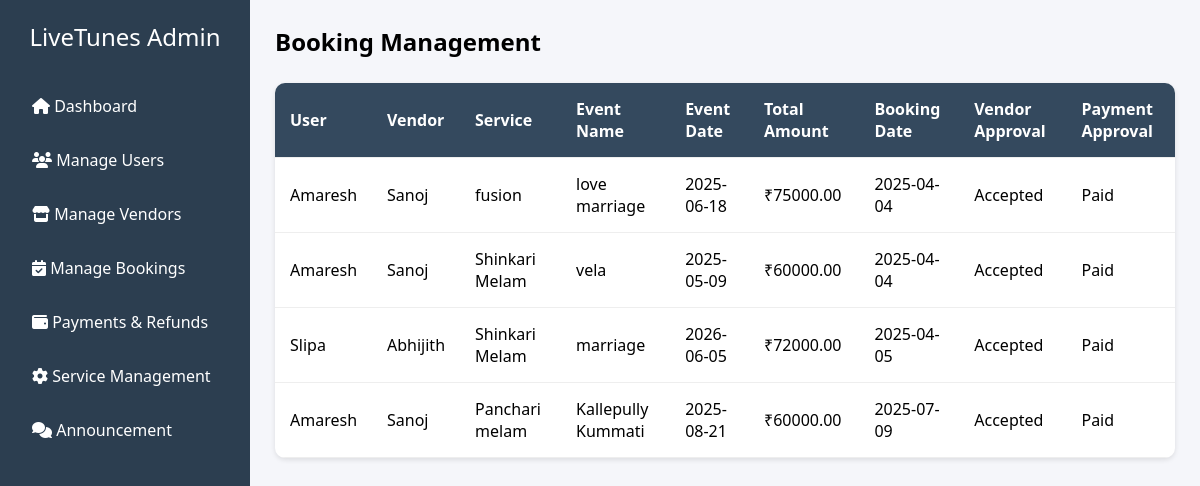
The app's page /manage_booking with its own data.
### user/models.py (models this page shows, shortened)
class Booking(models.Model):
    user = models.ForeignKey(User, on_delete=models.CASCADE)
    vendor = models.ForeignKey(Vendor, on_delete=models.CASCADE)
    select_service = models.ForeignKey(VendorServicePrice, on_delete=models.CASCADE)
    num_people = models.PositiveIntegerField()
    event_name = models.CharField(max_length=255)  # 🔹 Now a simple CharField
    venue_address = models.TextField()
    event_date = models.DateTimeField()
    event_hours = models.PositiveIntegerField()
    total_amount = models.DecimalField(max_digits=10, decimal_places=2, blank=True, null=True)
    booking_date = models.DateTimeField(auto_now_add=True)
    vendor_approval = models.CharField(max_length = 2500, null =True, blank = True)
    payment_approval = models.CharField(max_length=2500, null=True, blank=True)
    admin_approval = models.CharField(max_length=2500, null=True, blank=True)
    commission_amount = models.DecimalField(max_digits=10, decimal_places=2, blank=True, null=True)
    vendor_amount = models.DecimalField(max_digits=10, decimal_places=2, blank=True, null=True)

### vendor/models.py (models this page shows, shortened)
class Vendor(models.Model):
    user = models.OneToOneField(User, on_delete=models.CASCADE)
    vendor_name = models.CharField(max_length=255)
    phone = models.CharField(max_length=15)
    group_name = models.CharField(max_length=255)
    address = models.TextField()
    service = models.CharField(max_length=255, null=True, blank=True)
    approval = models.CharField(null = True, max_length=255)
    group_photo = models.ImageField(upload_to='vendors/', null=True, blank=True)

class VendorServicePrice(models.Model):
    vendor = models.ForeignKey(User, on_delete=models.CASCADE)  # Linking to the vendor (user)
    service = models.ForeignKey(Service, on_delete=models.CASCADE)  # Linking to the Service model
    price_10_members = models.DecimalField(max_digits=10, decimal_places=2, null=True, blank=True)
    price_15_members = models.DecimalField(max_digits=10, decimal_places=2, null=True, blank=True)
    price_20_members = models.DecimalField(max_digits=10, decimal_places=2, null=True, blank=True)
    price_per_person = models.DecimalField(max_digits=10, decimal_places=2, null=True, blank=True)

### Admin/models.py (models this page shows)
class Service(models.Model):
    name = models.CharField(max_length=255)
    description = models.TextField()
    photo = models.ImageField(upload_to='service_photos/', blank=True, null=True)

### Admin/views.py (the view)
# urls.py: path('manage_booking', views.manage_booking, name='manage_booking'),
def manage_booking(request):
    bookings = Booking.objects.all()  # Fetch all booking records
    return render(request, "manage-bookings.html", {"bookings": bookings})

### Admin/templates/manage-bookings.html (shortened to what this page needs)
<!DOCTYPE html>
<html lang="en">
<head>
    <link rel="stylesheet" href="https://cdnjs.cloudflare.com/ajax/libs/font-awesome/6.4.0/css/all.min.css">
</head>
<body>
   <div class="sidebar">
            <div class="logo">LiveTunes Admin</div>
            <div class="menu-item">
                <a href="{% url 'admin_dashboard' %}" style="text-decoration: none; color: inherit;">
                    <i class="fas fa-home"></i> Dashboard
                </a>
            </div>
            <div class="menu-item">
                <a href="{% url 'manage_users' %}" style="text-decoration: none; color: inherit;">
                    <i class="fas fa-users"></i> Manage Users
                </a>
            </div>
            <div class="menu-item">
                <a href="{% url 'manage_vendor' %}" style="text-decoration: none; color: inherit;">
                    <i class="fas fa-store"></i> Manage Vendors
                </a>
            </div>
            <div class="menu-item">
                <a href="{% url 'manage_booking' %}" style="text-decoration: none; color: inherit;">
                    <i class="fas fa-calendar-check"></i> Manage Bookings
                </a>
            </div>
            <div class="menu-item">
                <a href="{% url 'payment_refund' %}" style="text-decoration: none; color: inherit;">
                    <i class="fas fa-wallet"></i> Payments & Refunds
                </a>
            </div>
            <div class="menu-item">
                <a href="{% url 'service_management' %}" style="text-decoration: none; color: inherit;">
                    <i class="fas fa-cog"></i> Service Management
                </a>
            </div>
            <div class="menu-item">
                <a href="{% url 'add_announcement' %}" style="text-decoration: none; color: inherit;">
                    <i class="fas fa-comments"></i> Announcement
                </a>
            </div>
        </div>
    <div class="main-content">
    <div class="management-header">
        <h2>Booking Management</h2>
    </div>
    <table class="service-table">
        <thead>
            <tr>
                <th>User</th>
                <th>Vendor</th>
                <th>Service</th>
                <th>Event Name</th>
                <th>Event Date</th>
                <th>Total Amount</th>
                <th>Booking Date</th>
                <th>Vendor Approval</th>
                <th>Payment Approval</th>
            </tr>
        </thead>
        <tbody>
            {% for booking in bookings %}
            <tr>
                <td>{{ booking.user.first_name }}</td>
                <td>{{ booking.vendor.vendor_name }}</td>
                <td>{{ booking.select_service.service.name }}</td>
                <td>{{ booking.event_name }}</td>
                <td>{{ booking.event_date|date:"Y-m-d"  }}</td>
                <td>₹{{ booking.total_amount|floatformat:2 }}</td>
                <td>{{ booking.booking_date|date:"Y-m-d" }}</td>
                <td>{{ booking.vendor_approval }}</td>
                <td>{{ booking.payment_approval }}</td>
            </tr>
            {% endfor %}
        </tbody>
    </table>
</div>
</body>
</html>

### Admin/templates/manage-bookings.html (style rules this page uses)
* { margin: 0; padding: 0; box-sizing: border-box; font-family: 'Segoe UI', Tahoma, Geneva, Verdana, sans-serif; }
body { display: flex; background-color: #f5f6fa; }
.sidebar { width: 250px; height: 100vh; background-color: #2c3e50; color: white; padding: 20px; position: fixed; }
.logo { font-size: 24px; margin-bottom: 30px; text-align: center; }
.menu-item { padding: 12px; margin: 8px 0; border-radius: 5px; cursor: pointer; transition: 0.3s; }
.main-content { margin-left: 250px; padding: 25px; width: calc(100% - 250px); }
.management-header { display: flex; justify-content: space-between; align-items: center; margin-bottom: 25px; }
.service-table { width: 100%; border-collapse: collapse; background: white; border-radius: 10px; overflow: hidden; box-shadow: 0 2px 5px rgba(0,0,0,0.1); }
.service-table th, .service-table td { padding: 15px; text-align: left; border-bottom: 1px solid #eee; }
.service-table th { background: #34495e; color: white; }

### records on screen
Booking: user.first_name "Amaresh", vendor.vendor_name "Sanoj", select_service.service.name "fusion", event_name "love marriage", event_date "2025-06-18", total_amount "75000.00", booking_date "2025-04-04", vendor_approval "Accepted", payment_approval "Paid"
Booking: user.first_name "Amaresh", vendor.vendor_name "Sanoj", select_service.service.name "Shinkari Melam", event_name "vela", event_date "2025-05-09", total_amount "60000.00", booking_date "2025-04-04", vendor_approval "Accepted", payment_approval "Paid"
Booking: user.first_name "Slipa", vendor.vendor_name "Abhijith", select_service.service.name "Shinkari Melam", event_name "marriage", event_date "2026-06-05", total_amount "72000.00", booking_date "2025-04-05", vendor_approval "Accepted", payment_approval "Paid"
Booking: user.first_name "Amaresh", vendor.vendor_name "Sanoj", select_service.service.name "Panchari melam", event_name "Kallepully Kummati", event_date "2025-08-21", total_amount "60000.00", booking_date "2025-07-09", vendor_approval "Accepted", payment_approval "Paid"
